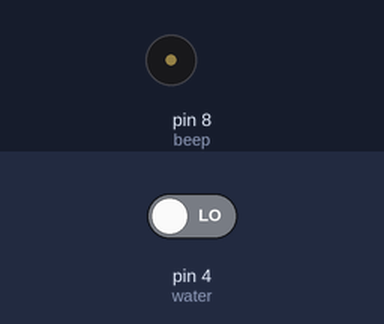
Recording of a sketch running on a simulated Arduino Uno, built with avr-gcc and run on an emulated ATmega328P. Parts: buzzer (waves = sounding). The inputs (shaded band) are chosen by the test bench; at power-on: pin 4 (water) LOW. What the sketch prints to the serial monitor is not drawn.

Above: at 1.2 s.
1.3 s: pin 4 (water) driven HIGH
At 1.8 s:
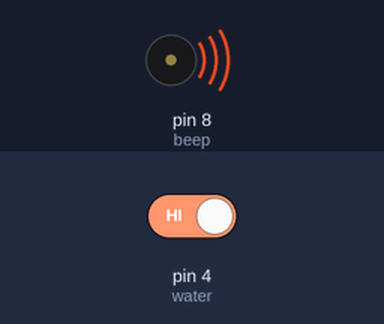
4.3 s: pin 4 (water) driven LOW
At 5.5 s:
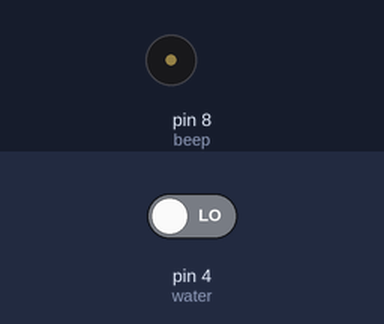
Timing chart, 0 to 7.3 s (numbered marks = the images above; inputs shaded):
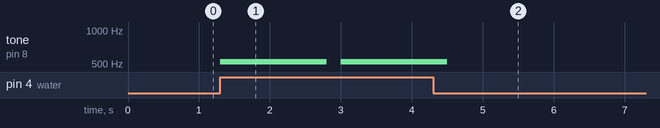

The sketch:

sketch_jun13a.ino
```cpp
#define DH1 523

//列出全部D调的频率
#define WHOLE 1
#define HALF 0.5
#define QUARTER 0.25
#define EIGHTH 0.25
#define SIXTEENTH 0.625
//根据简谱列出各频率
int tune[] = {DH1,DH1,DH1,DH1};
//根据简谱列出各节拍
float duration[]={1,0.5,0.5,1,};
int length;
int temp,data;
int beep = 8; //定义蜂鸣器接口为数字8接口
int water = 4;//定义水位传感器接口为数字4接口

void setup() {
  Serial.begin(9600);
  pinMode(beep, OUTPUT); //定义beep 为输出接口
  pinMode(water, INPUT);
  length=sizeof(tune)/sizeof(tune[0]);   //计算长度
}

void loop() {
  temp = digitalRead(water);
 // data=(temp/650)*4;
  //Serial.print("the depth is:"+data+"cm");
  Serial.print(temp);
  if(temp == 1){
    //digitalWrite(beep, HIGH);
     for(int x=0;x<length;x++)
  {
    tone(beep,tune[x]);//此函数依次播放tune序列里的数组，即每个音符
    delay(500*duration[x]);//每个音符持续的时间，即节拍duration，500是调整时间的越大，曲子速度越慢，越小曲子速度越快
    noTone(beep);//停止当前音符，进入下一音符
  }
  delay(100);//等待100后，循环重新开始
  }
  else{
     digitalWrite(beep, LOW);
   }
 delay(100);
}
```

Measured:
- after the input at 1.3 s, tone on pin 8 (beep): silent → 523 Hz at once, → silent 1.5 s later, → 523 Hz 0.20 s later
- after the input at 4.3 s, tone on pin 8 (beep): goes on until 4.5 s, then stays silent
